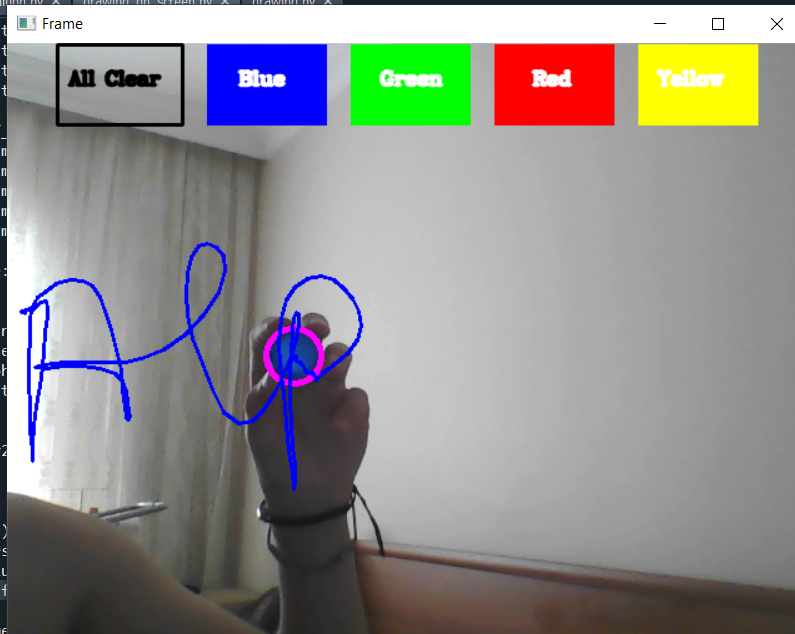
#> input picture drawing_on_screen.png, 795 x 634 px, given in place of the camera
$ python drawing_on_screen.py
#> lines starting #> are read from the running program, lines starting #| are printed output that depends on the picture; after the words box and inside, x2 and y2 are one past the last pixel; in counts of white or black regions, pixels touching at a corner belong together
# -*- coding: utf-8 -*-
"""
Created on Tue Jul 18 12:21:53 2023

@author: Alp GEDIKLI
"""

import cv2
import numpy as np
from collections import deque # this function provide listing

vid = cv2.VideoCapture(0)


lower_blue = np.array([100,60,60])
upper_blue = np.array([140,255,250]) #these for masking

blue_points = [deque(maxlen=512)] # we're keeping blue points
green_points = [deque(maxlen=512)]
red_points = [deque(maxlen=512)]
yellow_points = [deque(maxlen=512)]

blue_index = 0
green_index = 0
red_index = 0
yellow_index = 0

colors = [(255,00),(0,255,0),(0,0,255),(0,255,255)] # keeping color
color_index = 0

drawingWindow = np.zeros((471,636,3))+255 # 255 provide white color
drawingWindow = cv2.rectangle(drawingWindow,(40,1),(140,65),(0,0,0),2)#collor buttons
drawingWindow = cv2.rectangle(drawingWindow,(160,1),(255,65),colors[0],-1) # -1 filling inside the box
drawingWindow = cv2.rectangle(drawingWindow,(275,1),(370,65),colors[1],-1)
drawingWindow = cv2.rectangle(drawingWindow,(390,1),(485,65),colors[2],-1)
drawingWindow = cv2.rectangle(drawingWindow,(505,1),(600,65),colors[3],-1)

font = cv2.FONT_HERSHEY_COMPLEX
cv2.putText(drawingWindow,"All Clear",(49,33),font,0.5,(0,0,0),2,cv2.LINE_AA)
cv2.putText(drawingWindow,"Blue",(185,33),font,0.5,(255,255,255),2,cv2.LINE_AA)
cv2.putText(drawingWindow,"Green",(298,33),font,0.5,(255,255,255),2,cv2.LINE_AA)
cv2.putText(drawingWindow,"Red",(420,33),font,0.5,(255,255,255),2,cv2.LINE_AA)
cv2.putText(drawingWindow,"Yellow",(520,33),font,0.5,(255,255,255),2,cv2.LINE_AA)


cv2.namedWindow("Paint")


while 1:
    ret,frame = vid.read()
#> frame is the input picture: shape (634, 795, 3); mean B, G, R 142.4, 144.2, 145.8
    frame= cv2.flip(frame,1)
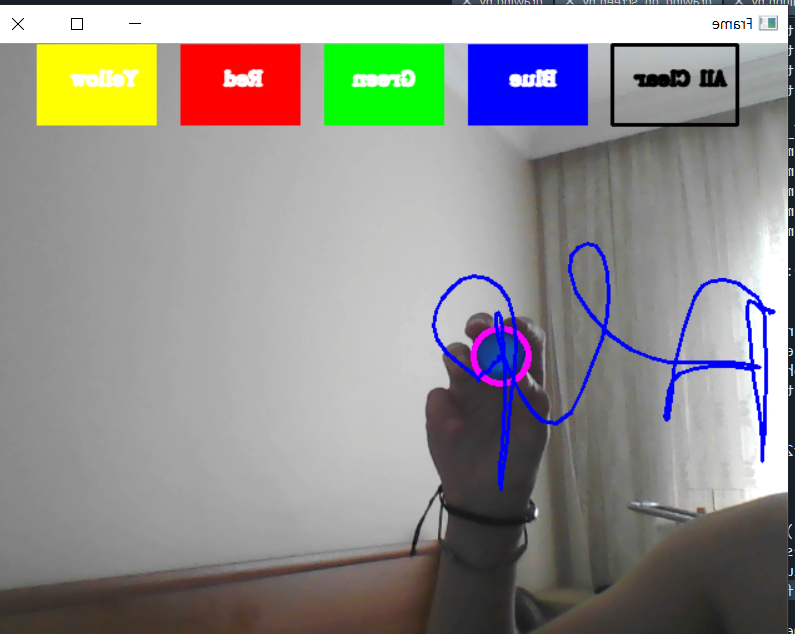
#> frame: shape (634, 795, 3); mean B, G, R 142.4, 144.2, 145.8

    hsv = cv2.cvtColor(frame,cv2.COLOR_BGR2HSV)
#> hsv: shape (634, 795, 3); mean H, S, V 23.7, 33.9, 159.3


    frame = cv2.rectangle(frame,(40,1),(140,65),(0,0,0),2)#collor buttons
    frame = cv2.rectangle(frame,(160,1),(255,65),colors[0],-1) # -1 filling inside the box
    frame = cv2.rectangle(frame,(275,1),(370,65),colors[1],-1)
    frame = cv2.rectangle(frame,(390,1),(485,65),colors[2],-1)
    frame = cv2.rectangle(frame,(505,1),(600,65),colors[3],-1)

    font = cv2.FONT_HERSHEY_COMPLEX
    cv2.putText(frame,"All Clear",(49,33),font,0.5,(0,0,0),2,cv2.LINE_AA)
    cv2.putText(frame,"Blue",(185,33),font,0.5,(255,255,255),2,cv2.LINE_AA)
    cv2.putText(frame,"Green",(298,33),font,0.5,(255,255,255),2,cv2.LINE_AA)
    cv2.putText(frame,"Red",(420,33),font,0.5,(255,255,255),2,cv2.LINE_AA)
    cv2.putText(frame,"Yellow",(520,33),font,0.5,(255,255,255),2,cv2.LINE_AA)
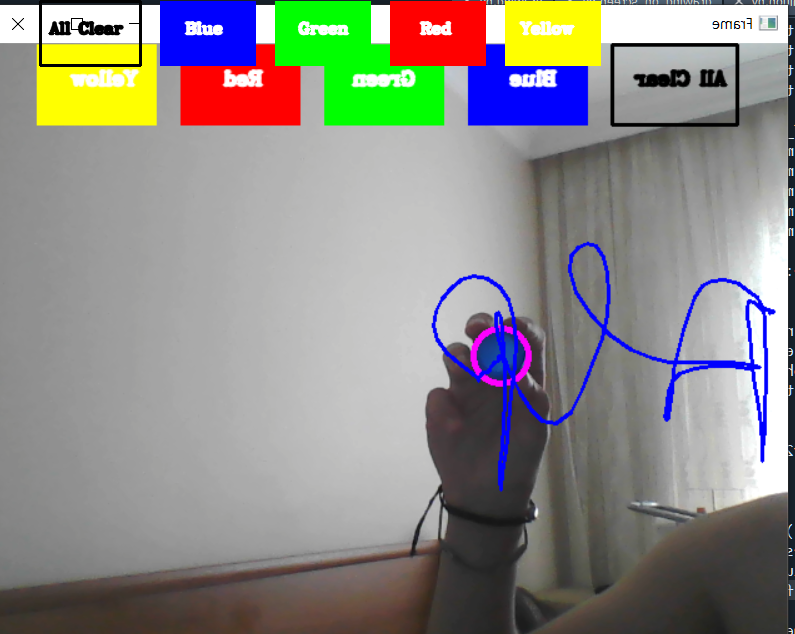
#> frame: shape (634, 795, 3); mean B, G, R 136.3, 140.7, 142.5

    if ret is False:
        break

    mask = cv2.inRange(hsv,lower_blue,upper_blue) # we are masking as we said above
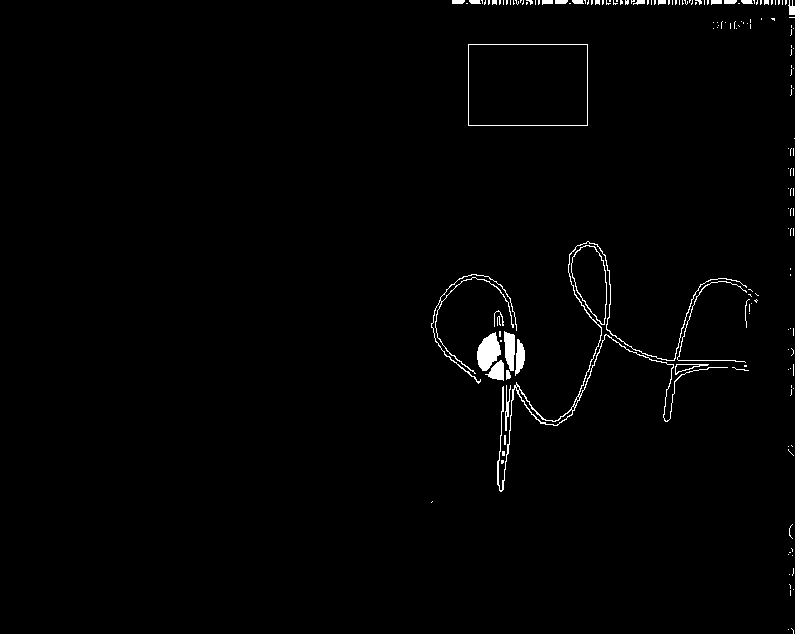
#> mask: shape (634, 795); 1.2% white; 171 white regions (141 under 20 px), largest, box (x1, y1, x2, y2) and area: (497, 241, 747, 492) 1500, (477, 332, 501, 371) 607, (431, 274, 517, 384) 507
    mask = cv2.erode(mask,(5,5),iterations = 2)
#> mask: shape (634, 795); 0.71% white; 370 white regions (343 under 20 px), largest, box (x1, y1, x2, y2) and area: (477, 334, 501, 371) 559, (504, 333, 515, 371) 311, (515, 341, 525, 376) 213
    mask = cv2.morphologyEx(mask,cv2.MORPH_OPEN,(5,5))
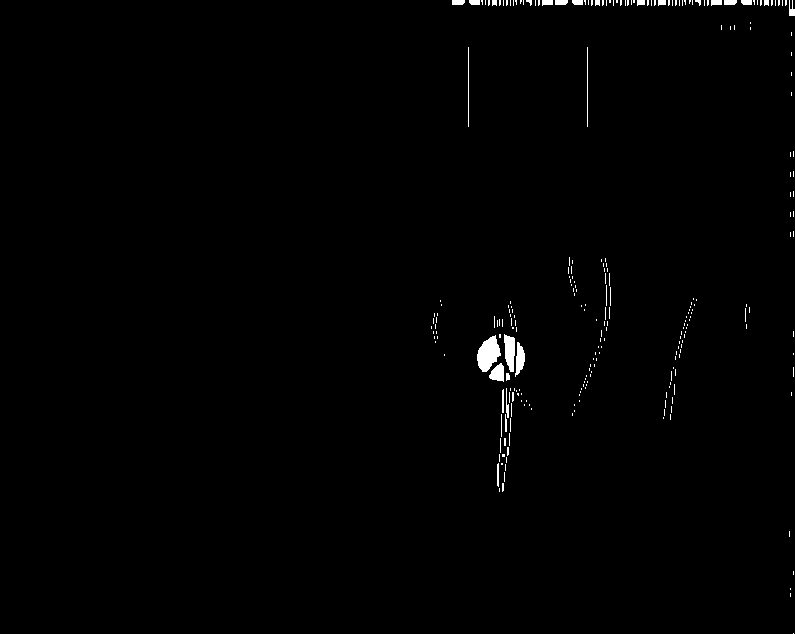
#> mask: shape (634, 795); 0.73% white; 266 white regions (237 under 20 px), largest, box (x1, y1, x2, y2) and area: (477, 335, 501, 372) 559, (504, 334, 515, 372) 311, (515, 342, 525, 377) 213
    mask = cv2.dilate(mask,(5,5), iterations = 1)
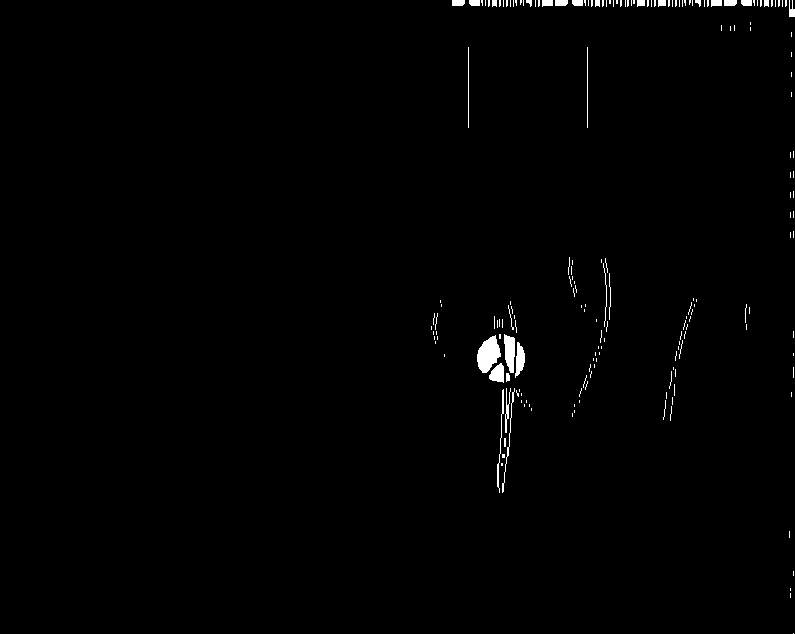
#> mask: shape (634, 795); 0.82% white; 194 white regions (164 under 20 px)


    contours,_ = cv2.findContours(mask,cv2.RETR_TREE,cv2.CHAIN_APPROX_SIMPLE)
#> contours = 195 contours, 173 with area under 20; largest, box (x1, y1, x2, y2) and area: (477, 335, 501, 373) 538, (504, 334, 515, 373) 278, (515, 342, 525, 378) 185, (489, 363, 504, 383) 182, (724, 0, 737, 6) 58

    center = None

    if len(contours)>0:
        max_contours = sorted(contours,key = cv2.contourArea,reverse = True)[0]
#> max_contours = contour of 47 points, box (x1, y1, x2, y2) (477, 335, 501, 373), area 538
        ((x,y),radius) = cv2.minEnclosingCircle(max_contours)
#> x = 488.5; y = 353.5; radius = 19.61
        cv2.circle(frame,(int(x),int(y)),int(radius),(255,0,255),3)
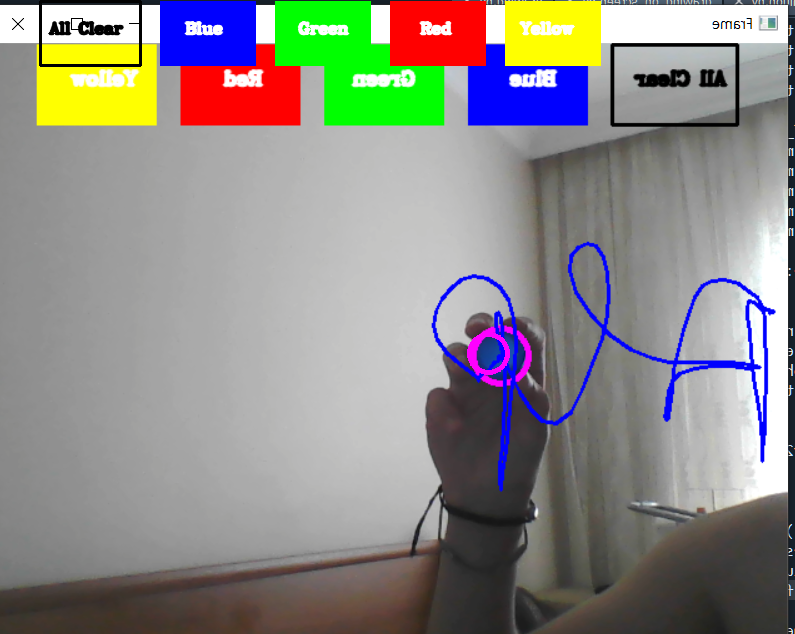
#> frame: shape (634, 795, 3); 0.09% of pixels changed, all inside (x1, y1, x2, y2) = (467, 332, 510, 375)

        M = cv2.moments(max_contours) #center of max contours
#> M = moments, m00 538, centre m10/m00, m01/m00 = (487.8, 354)
        center = (int(M["m10"]/M["m00"]),int(M["m01"]/M["m00"])) # x and y values of center
#> center = (487, 353)

        if center[1] <= 65:
            if 40<=center[0]<=140:

                blue_points = [deque(maxlen=512)]
                green_points = [deque(maxlen=512)]
                red_points = [deque(maxlen=512)]
                yellow_points = [deque(maxlen=512)]

                blue_index=0
                green_index=0
                red_index=0
                yellow_index=0

                drawingWindow[67:,:,:]=255

            elif 160<=center[0]<=255:
                color_index = 0

            elif 275<=center[0]<=370:
                color_index = 1

            elif 390<=center[0]<=485:
                color_index = 2

            elif 505<=center[0]<=600:
                color_index = 3

        else:
            if color_index == 0:
                blue_points[blue_index].appendleft(center)

            elif color_index == 1:
                green_points[green_index].appendleft(center)

            elif color_index == 2:
                red_points[red_index].appendleft(center)

            elif color_index == 3:
                yellow_points[yellow_index].appendleft(center)

    else:
        blue_points.append(deque(maxlen=512))
        blue_index+=1

        green_points.append(deque(maxlen=512))
        green_index+=1

        red_points.append(deque(maxlen=512))
        red_index+=1

        yellow_points.append(deque(maxlen=512))
        yellow_index+=1

    points = [blue_points,green_points,red_points,yellow_points]

    for i in range(len(points)):
        for j in range(len(points[i])):
            for k in range(1,len(points[i][j])):
                if points[i][j][k-1] is None or points[i][j][k] is None:
                    continue

                cv2.line(frame,points[i][j][k-1], points[i][j][k], colors[i], 2)
                cv2.line(drawingWindow,points[i][j][k-1], points[i][j][k], colors[i], 2)
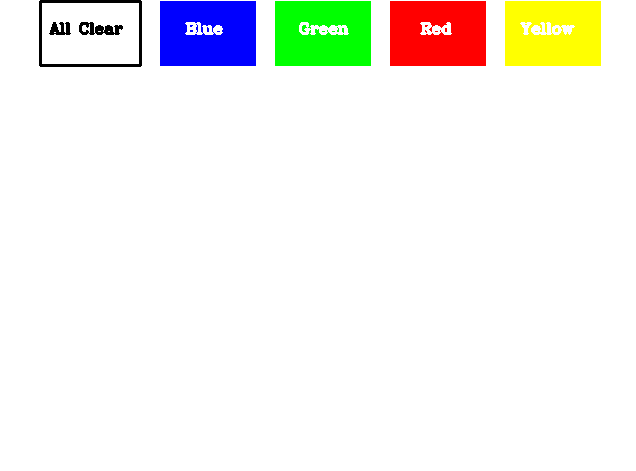
#> drawingWindow: shape (471, 636, 3) float64; mean B, G, R 238.7, 243.6, 243.7


    cv2.imshow("Frame",frame)
    cv2.imshow("Paint",drawingWindow)

    if cv2.waitKey(3) & 0xFF == ord('q'):
#> (key q is pressed here)
        break

vid.release()
cv2.destroyAllWindows()
